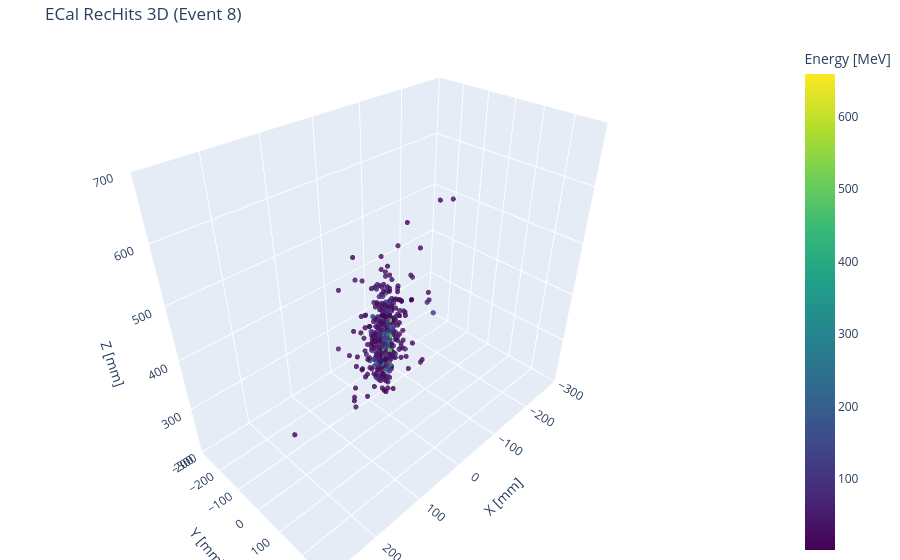

Notebook code cell kept with this figure:
### Markdown cell above
### Interactive 3D

### Code cell
import plotly.graph_objects as go

event_idx = 8
#event_idx_with_noise

x = ak.to_numpy(ecal_x[event_idx])
y = ak.to_numpy(ecal_y[event_idx])
z = ak.to_numpy(ecal_z[event_idx])
e = ak.to_numpy(ecal_energy[event_idx])

fig = go.Figure(
    data=[
        go.Scatter3d(
            x=x,
            y=y,
            z=z,
            mode="markers",
            marker=dict(
                size=3,
                color=e,
                colorscale="Viridis",
                colorbar=dict(title="Energy [MeV]"),
                opacity=0.8,
            ),
        )
    ]
)

fig.update_layout(
    title=f"ECal {ecal_hit_label} 3D (Event {event_idx})",
    scene=dict(
        xaxis_title="X [mm]",
        yaxis_title="Y [mm]",
        zaxis_title="Z [mm]",
        xaxis=dict(range=[-300, 300]),
        yaxis=dict(range=[-300, 300]),
        zaxis=dict(range=[200, 700]),
    ),
    margin=dict(l=0, r=0, b=0, t=40),
)

fig.show()

### Figure 1 — Plotly figure (JSON) as saved in the notebook; plotly's stock layout.template omitted (floating-point values rounded to 4 significant figures; data arrays with more than 128 entries replaced by an {"elided": "..."} marker saying what was removed)
{"data": [{"marker": {"color": {"elided": "361 float values"}, "colorbar": {"title": {"text": "Energy [MeV]"}}, "colorscale": [[0, "#440154"], [0.1111, "#482878"], [0.2222, "#3e4989"], [0.3333, "#31688e"], [0.4444, "#26828e"], [0.5556, "#1f9e89"], [0.6667, "#35b779"], [0.7778, "#6ece58"], [0.8889, "#b5de2b"], [1, "#fde725"]], "opacity": 0.8, "size": 3}, "mode": "markers", "type": "scatter3d", "x": {"elided": "361 float values"}, "y": {"elided": "361 float values"}, "z": {"elided": "361 float values"}}], "layout": {"margin": {"b": 0, "l": 0, "r": 0, "t": 40}, "scene": {"xaxis": {"range": [-300, 300], "title": {"text": "X [mm]"}}, "yaxis": {"range": [-300, 300], "title": {"text": "Y [mm]"}}, "zaxis": {"range": [200, 700], "title": {"text": "Z [mm]"}}}, "title": {"text": "ECal RecHits 3D (Event 8)"}}}
